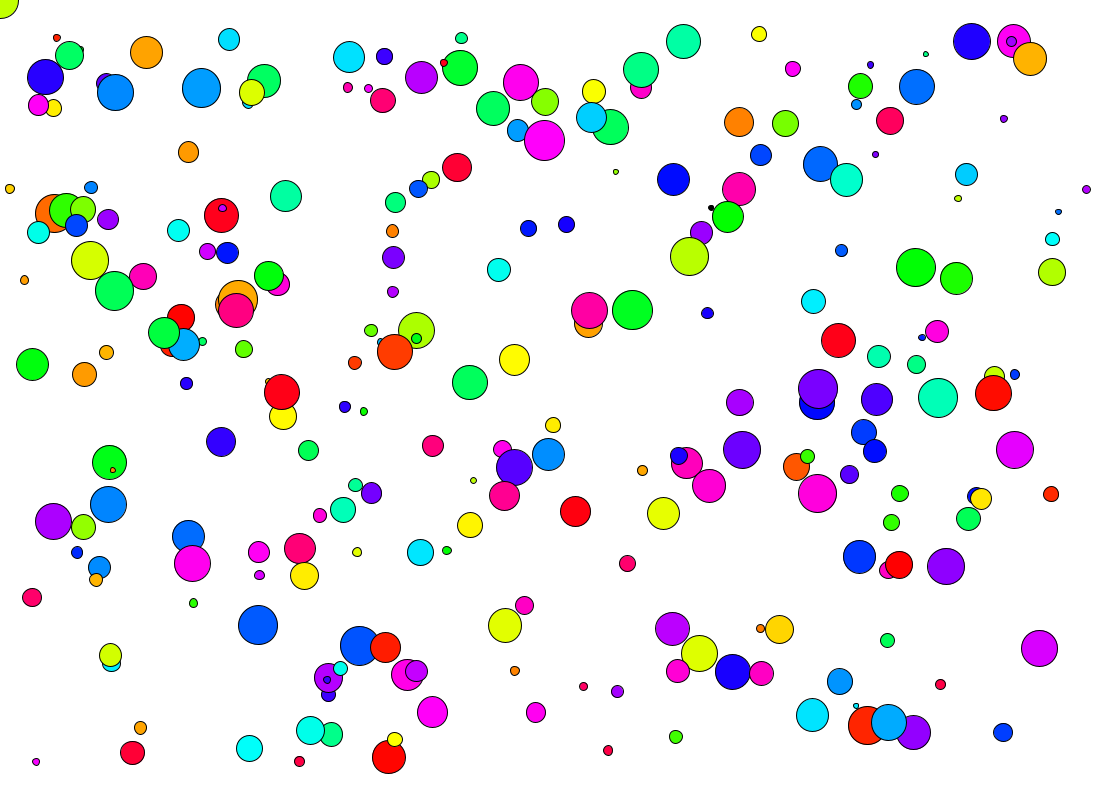
Frame 1 (no input)
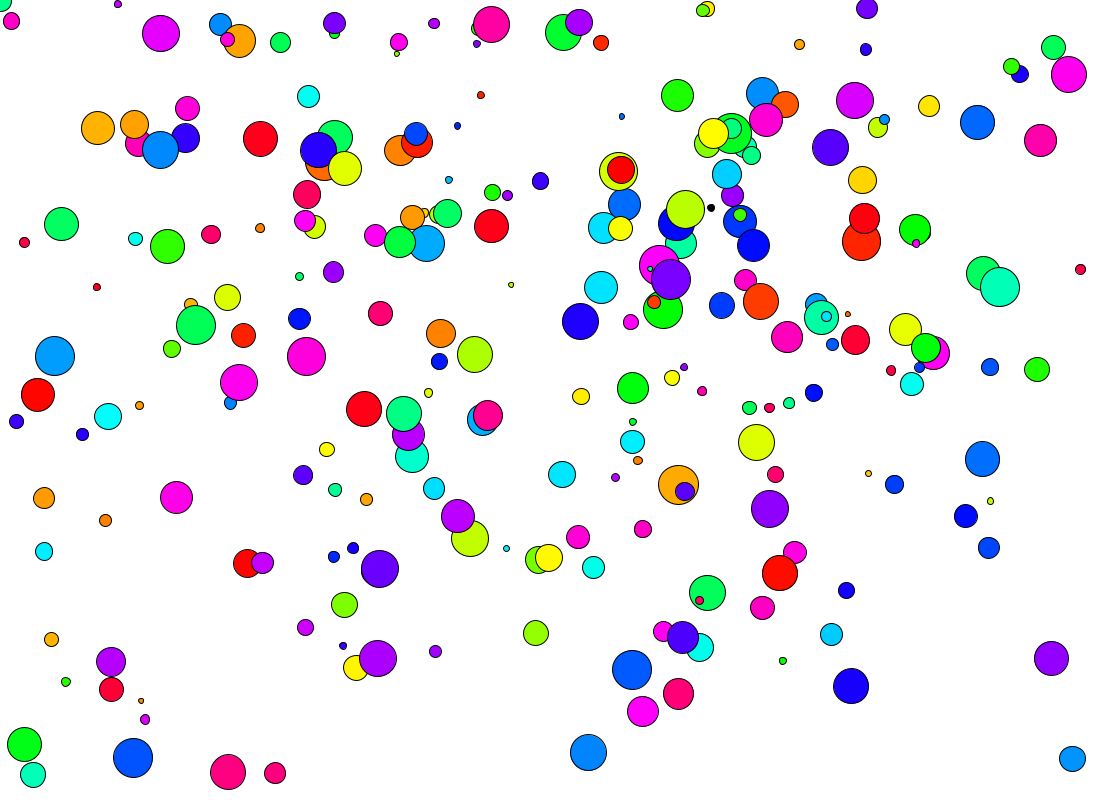
Frame 60 (the mouse pressed at the canvas centre just before this capture)
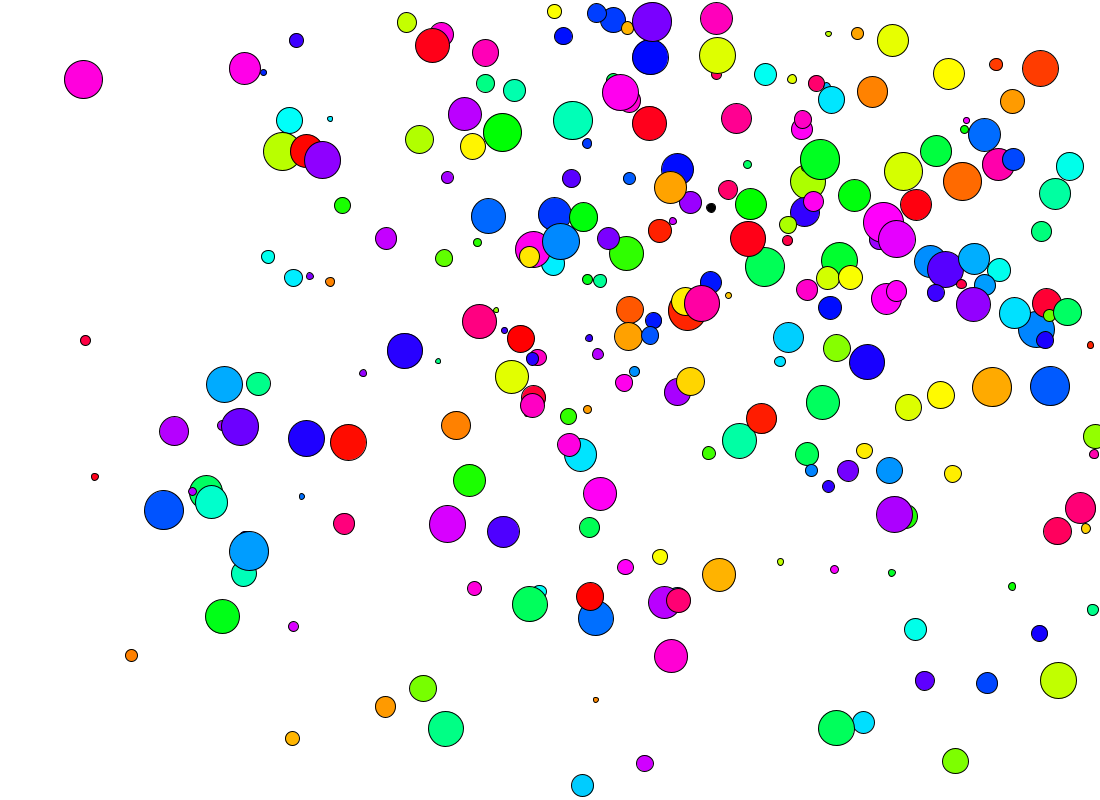
Frame 120 (the mouse held since frame 60 and released just before this capture)

The Processing sketch that drew these frames (run headless with seeded random() and noise(); from frame 60 on, the mouse is pressed at the canvas centre):

// Processing sketch: Black_Hole
// ── Black_Hole.pde
BouncyBall[] balls = new BouncyBall[250];
BlackHole z;
void setup() {
  size(1100, 800);
  colorMode(HSB, 360, 100, 100, 100);
  z = new BlackHole();
  for (int i = 0; i < balls.length; i++) {
    balls[i] = new BouncyBall(random(5, 40), random(1, 10));
  }
}
void draw() {
  background(0, 0, 100);
  for (int i = 0; i < balls.length; i++) {
    z.consumes(balls[i]);
    balls[i].display();
    balls[i].isSuckedIn(z);
    balls[i].move();
    balls[i].wallBounce();
  }
  z.display();
}


// ── BouncyBall.pde
class BouncyBall {
  PVector loc, vel, acc;
  float sz;
  float speed;
  float hue;
  BouncyBall(float tempsz, float tempspeed) {
    sz = tempsz;
    speed = tempspeed;
    loc = new PVector(random(sz, width-sz), random(sz, height-sz),0);
    vel = new PVector(random(-10,10),random(-10,10),0);
    acc = new PVector();
    vel.normalize();
    vel.mult(speed);
    hue = random(360);
  }
  void display() {
    fill(hue, 100, 100, 100);
    ellipse(loc.x, loc.y, sz, sz);
  }
  void move() {
    vel.add(acc);
    loc.add(vel);
  }
  void wallBounce() {
    if (loc.x + sz/2 > width) {
      vel.x = -abs(vel.x);
    } 
    if (loc.x - sz/2 < 0) {
      vel.x = abs(vel.x);
    }
    if (loc.y + sz/2 > height) {
      vel.y = -abs(vel.y);
    }
    if (loc.y - sz/2 < 0) {
      vel.y = abs(vel.y);
    }
  }
  void collideWith(BouncyBall other) {
    if (loc.dist(other.loc) < sz/2 + other.sz/2) {
      vel = PVector.sub(loc, other.loc);
      vel.normalize();
      vel.mult(speed);
    }
  }
  void goAway() {
    loc.set(width*10, height*10, 0);
    vel.set(0, 0, 0);
  }
  void teleport() {
    loc.set(mouseX, mouseY, 0);
    vel = new PVector(random(-10,10),random(-10,10),0);
  }
  void isSuckedIn(BlackHole doom) {
    acc = PVector.sub(doom.loc, loc);
    acc.normalize();
    acc.mult(.1);
  }
}

// ── Remove.pde
class BlackHole {
  PVector loc;
  float sz;
  BlackHole() {
    loc = new PVector(random(width), random(height));
    sz = 5;
  }
  void display() {
    fill(0);
    ellipse(loc.x, loc.y, sz, sz);
  }
  void consumes(BouncyBall b) {
    if (loc.dist(b.loc) < sz/2 + b.sz/2) {
      b.teleport();
      sz+=b.sz/100;
    }
  }
}
